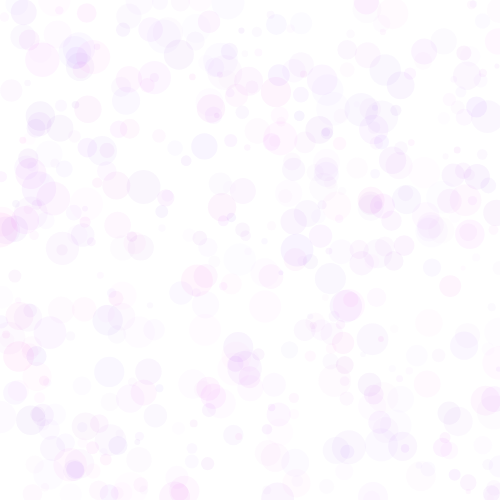
Frame 1 (no input)
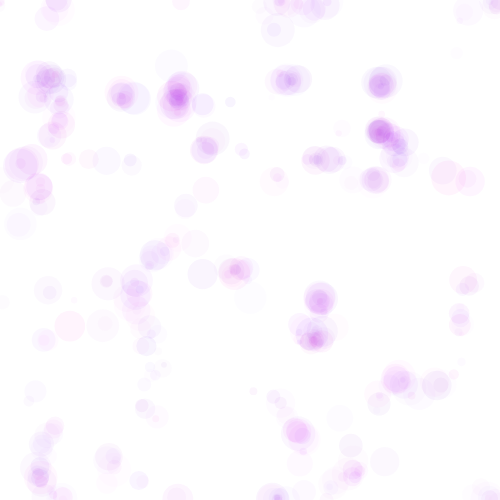
Frame 60 (no input)
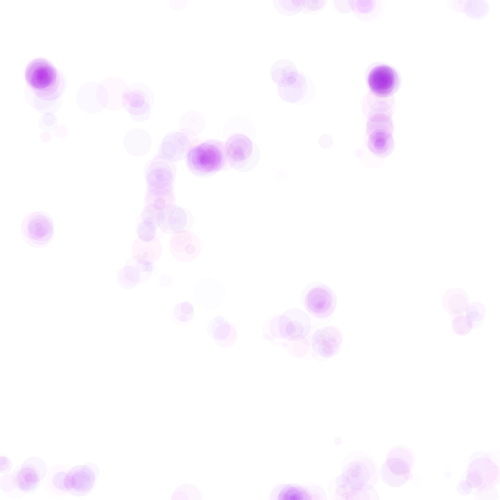
Frame 120 (the mouse pressed at the canvas centre since frame 60)

The p5.js sketch that drew these frames (run headless with seeded random() and noise() and a simulated clock; from frame 60 on, the mouse is pressed at the canvas centre):

// p5.js sketch
// ── sketch.js
//Happiness

'use strict';

var inc = 0.2;
var scl = 20;
var cols, rows;
var zoff = 0;
var fr;
var particles = [];
var flowfield = [];

function setup() {
  createCanvas(500,500);
  cols = floor(width / scl);
  rows = floor(height / scl);
  fr = createP('');

  for(var i = 0 ; i < 500; i++){
    particles[i]= new Particle();
  }
}

function draw() {
  background(255);
  randomSeed(10);
  var yoff = 0;
  for(var y = 0; y<rows; y++){
    var xoff = 0;
    for(var x = 0; x<cols; x++){
      var index = x + y * cols;
      var r = noise(xoff,yoff)*255;
      var angle = noise(xoff,yoff,zoff) * TWO_PI*4;
      var v = p5.Vector.fromAngle(angle);
      v.setMag(0.8);
      flowfield[index] = v;
      xoff += inc;
      stroke(0);
      
    }
    yoff += inc;
    zoff += 0.0001;
  }
  for(var i = 0; i < particles.length; i++){
  particles[i].follow(flowfield);    
  particles[i].update();
  particles[i].show();
  particles[i].edges();

  }
}
// ── particle.js
function Particle(){
  this.pos = createVector(random(width),random(height));
  this.vel = createVector(0,0);
  this.acc = createVector(0,0);
  this.maxspeed = 2;
  
  this.update = function(){
    this.vel.add(this.acc);
    this.vel.limit(this.maxspeed);
    this.pos.add(this.vel);
    this.acc.mult(0);
  }
  
  this.follow = function(vectors) {
    var x = floor(this.pos.x/scl);
    var y = floor(this.pos.y/scl);
    var index = x + y*cols;
    var force = vectors[index];
    this.applyForce(force);
  }

  this.applyForce = function(force){
    this.acc.add(force);
  }
  this.show = function(){
    stroke(random(100,250),random(0,30),random(200,255),random(3,12));
    strokeWeight(random(5,35));
    point(this.pos.x,this.pos.y);
  }
  this.edges = function(){
    if(this.pos.x > width) this.pos.x = 0;
    if(this.pos.x < 0) this.pos.x = width;
    if(this.pos.y > height)this.pos.y = 0;
    if(this.pos.y < 0)this.pos.y = height;    
  }
}
